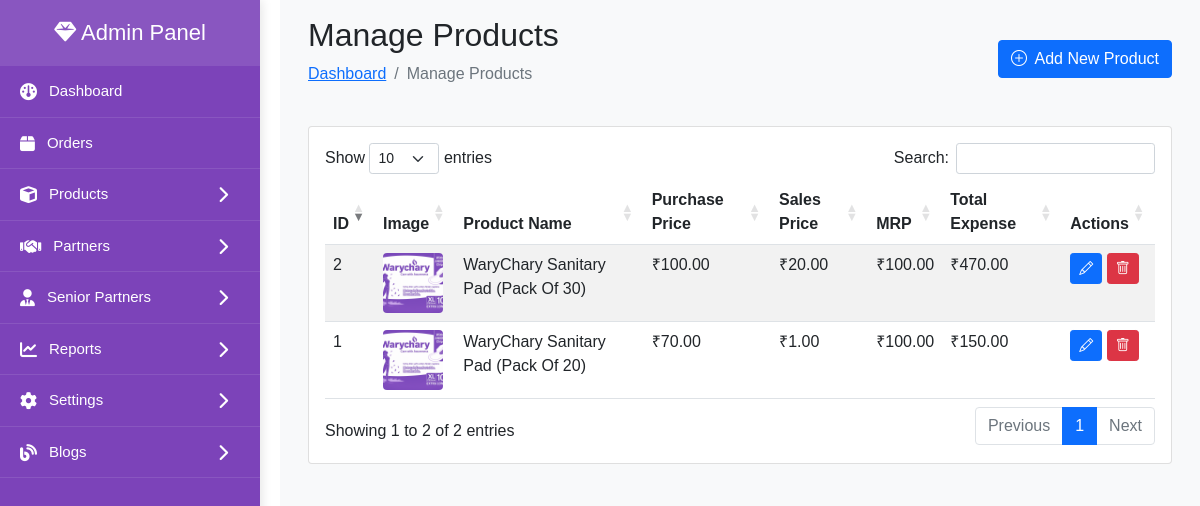
Screenshot of /admin/manage-products.php with the database file from the repository.
### tables this page shows
CREATE TABLE IF NOT EXISTS `products` (
  `id` int NOT NULL AUTO_INCREMENT,
  `product_name` varchar(255) NOT NULL,
  `product_image` varchar(255) NOT NULL,
  `product_description` text NOT NULL,
  `purchase_price` decimal(10,2) NOT NULL,
  `sales_price` decimal(10,2) NOT NULL,
  `mrp` decimal(10,2) NOT NULL,
  `offer_product_name` varchar(255) DEFAULT NULL,
  `offer_product_image` varchar(255) DEFAULT NULL,
  `offer_product_purchase_price` decimal(10,2) DEFAULT NULL,
  `offer_product_sales_price` decimal(10,2) DEFAULT NULL,
  `offer_product_mrp` decimal(10,2) DEFAULT NULL,
  `delivery_cost` decimal(10,2) NOT NULL,
  `packing_cost` decimal(10,2) NOT NULL,
  `total_expense` decimal(10,2) NOT NULL,
  `created_at` timestamp NULL DEFAULT CURRENT_TIMESTAMP,
  `updated_at` timestamp NULL DEFAULT CURRENT_TIMESTAMP ON UPDATE CURRENT_TIMESTAMP,
  PRIMARY KEY (`id`)
);

### admin/manage-products.php (the view, shortened to what this page needs)
<?php
$database = new Database();
$db = $database->getConnection();
try {
    $query = "SELECT * FROM products ORDER BY id DESC";
    $stmt = $db->prepare($query);
    $stmt->execute();
    $products = $stmt->fetchAll(PDO::FETCH_ASSOC);
} catch(PDOException $e) {
    $error_message = "Error fetching products: " . $e->getMessage();
    $products = [];
}
?>
<!DOCTYPE html>
<html lang="en">
<head>
    <link href="https://cdn.jsdelivr.net/npm/bootstrap@5.1.3/dist/css/bootstrap.min.css" rel="stylesheet">
    <link href="https://cdn.jsdelivr.net/npm/bootstrap-icons/font/bootstrap-icons.css" rel="stylesheet">
    <link href="https://cdn.datatables.net/1.11.5/css/dataTables.bootstrap5.min.css" rel="stylesheet">
    <link rel="stylesheet" href="assets/css/admin-style.css">
</head>
<body>
    <?php
    include 'sidebar.php';
    ?>
    <div class="main-content">
        <div class="container-fluid">
            <div class="row mb-4">
                <div class="col-12 d-flex justify-content-between align-items-center">
                    <div>
                        <h2 class="page-title">Manage Products</h2>
                        <nav aria-label="breadcrumb">
                            <ol class="breadcrumb">
                                <li class="breadcrumb-item"><a href="dashboard.php">Dashboard</a></li>
                                <li class="breadcrumb-item active" aria-current="page">Manage Products</li>
                            </ol>
                        </nav>
                    </div>
                    <a href="add-product.php" class="btn btn-primary">
                        <i class="bi bi-plus-circle me-1"></i> Add New Product
                    </a>
                </div>
            </div>
            <div class="card">
                <div class="card-body">
                    <div class="table-responsive">
                        <table id="products-table" class="table table-striped table-hover">
                            <thead>
                                <tr>
                                    <th>ID</th>
                                    <th>Image</th>
                                    <th>Product Name</th>
                                    <th>Purchase Price</th>
                                    <th>Sales Price</th>
                                    <th>MRP</th>
                                    <th>Total Expense</th>
                                    <th>Actions</th>
                                </tr>
                            </thead>
                            <tbody>
                                <?php foreach($products as $product): ?>
                                <tr>
                                    <td><?php echo $product['id']; ?></td>
                                    <td>
                                        <?php if(!empty($product['product_image'])): ?>
                                            <img src="../images/products/<?php echo $product['product_image']; ?>" alt="<?php echo $product['product_name']; ?>" class="product-image">
                                        <?php else: ?>
                                            <span class="text-muted">No image</span>
                                        <?php endif; ?>
                                    </td>
                                    <td><?php echo $product['product_name']; ?></td>
                                    <td>₹<?php echo number_format($product['purchase_price'], 2); ?></td>
                                    <td>₹<?php echo number_format($product['sales_price'], 2); ?></td>
                                    <td>₹<?php echo number_format($product['mrp'], 2); ?></td>
                                    <td>₹<?php echo number_format($product['total_expense'], 2); ?></td>
                                    <td class="action-buttons">
                                        <a href="edit-product.php?id=<?php echo $product['id']; ?>" class="btn btn-sm btn-primary" title="Edit">
                                            <i class="bi bi-pencil"></i>
                                        </a>
                                        <a href="javascript:void(0);" onclick="confirmDelete(<?php echo $product['id']; ?>)" class="btn btn-sm btn-danger" title="Delete">
                                            <i class="bi bi-trash"></i>
                                        </a>
                                    </td>
                                </tr>
                                <?php endforeach; ?>
                            </tbody>
                        </table>
                    </div>
                </div>
            </div>
        </div>
    </div>
</body>
</html>

### admin/assets/css/admin-style.css (style rules this page uses)
:root { --primary-color: #ffffff; --secondary-color: #7c43b9; --text-color: #000000; --gray-light: #f8f9fa; --gray-medium: #6c757d; --transition-speed: 0.3s; --sidebar-width: 280px; --sidebar-collapsed-width: 70px; }
.main-content { margin-left: var(--sidebar-width); padding: 1rem; transition: all var(--transition-speed); background-color: var(--gray-light); min-height: 100vh; }

### admin/manage-products.php (style rules this page uses)
.product-image { width: 60px; height: 60px; object-fit: cover; border-radius: 4px; }
.action-buttons .btn { padding: 0.25rem 0.5rem; font-size: 0.875rem; }

### admin/sidebar.php (style rules this page uses)
body { margin: 0; font-family: "Poppins", sans-serif; }

### rows the page displays
products: id "2", product_image (picture), product_name "WaryChary Sanitary Pad (Pack Of 30)", purchase_price "100.00", sales_price "20.00", mrp "100.00", total_expense "470.00"
products: id "1", product_image (picture), product_name "WaryChary Sanitary Pad (Pack Of 20)", purchase_price "70.00", sales_price "1.00", mrp "100.00", total_expense "150.00"
